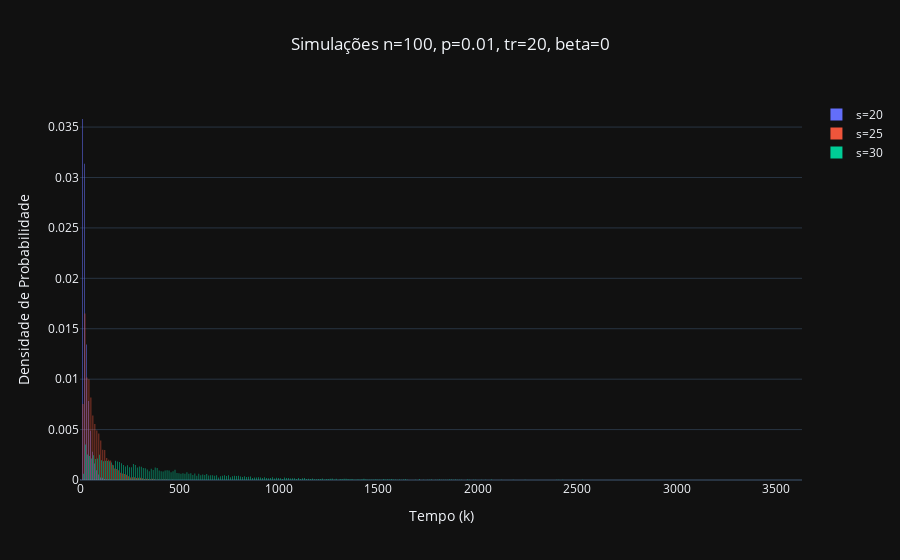

Source (notebook cell):
### Markdown cell above
#### Casos $\beta = 0$

- $n = 100$, $p = 0.01$, $\forall s \in \{40, 45, 50\}$, $t_R = 20$
- $n = 100$, $p = 0.01$, $s = 50$, $\forall t_R \in \{30, 40, 50\}$

### Code cell
traces = []

for s in [20, 25, 30]:
    traces.append(build_simulation_trace(
        f"s={s}",
        100,
        0.01,
        s,
        20,
        0,
        bin_size=10
    ))
    
plot_traces(traces, "Simulações n=100, p=0.01, tr=20, beta=0")

### Figure 1 — Plotly figure (JSON) as saved in the notebook; plotly's stock layout.template omitted (floating-point values rounded to 4 significant figures; data arrays with more than 128 entries replaced by an {"elided": "..."} marker saying what was removed)
{"data": [{"histnorm": "probability density", "name": "s=20", "type": "histogram", "x": {"elided": "10000 int values"}, "xbins": {"end": 100000, "size": 10, "start": 0}}, {"histnorm": "probability density", "name": "s=25", "type": "histogram", "x": {"elided": "10000 int values"}, "xbins": {"end": 100000, "size": 10, "start": 0}}, {"histnorm": "probability density", "name": "s=30", "type": "histogram", "x": {"elided": "10000 int values"}, "xbins": {"end": 100000, "size": 10, "start": 0}}], "layout": {"barmode": "group", "title": {"text": "Simulações n=100, p=0.01, tr=20, beta=0", "x": 0.5, "xanchor": "center"}, "xaxis": {"title": {"text": "Tempo (k)"}}, "yaxis": {"title": {"text": "Densidade de Probabilidade"}}}}
